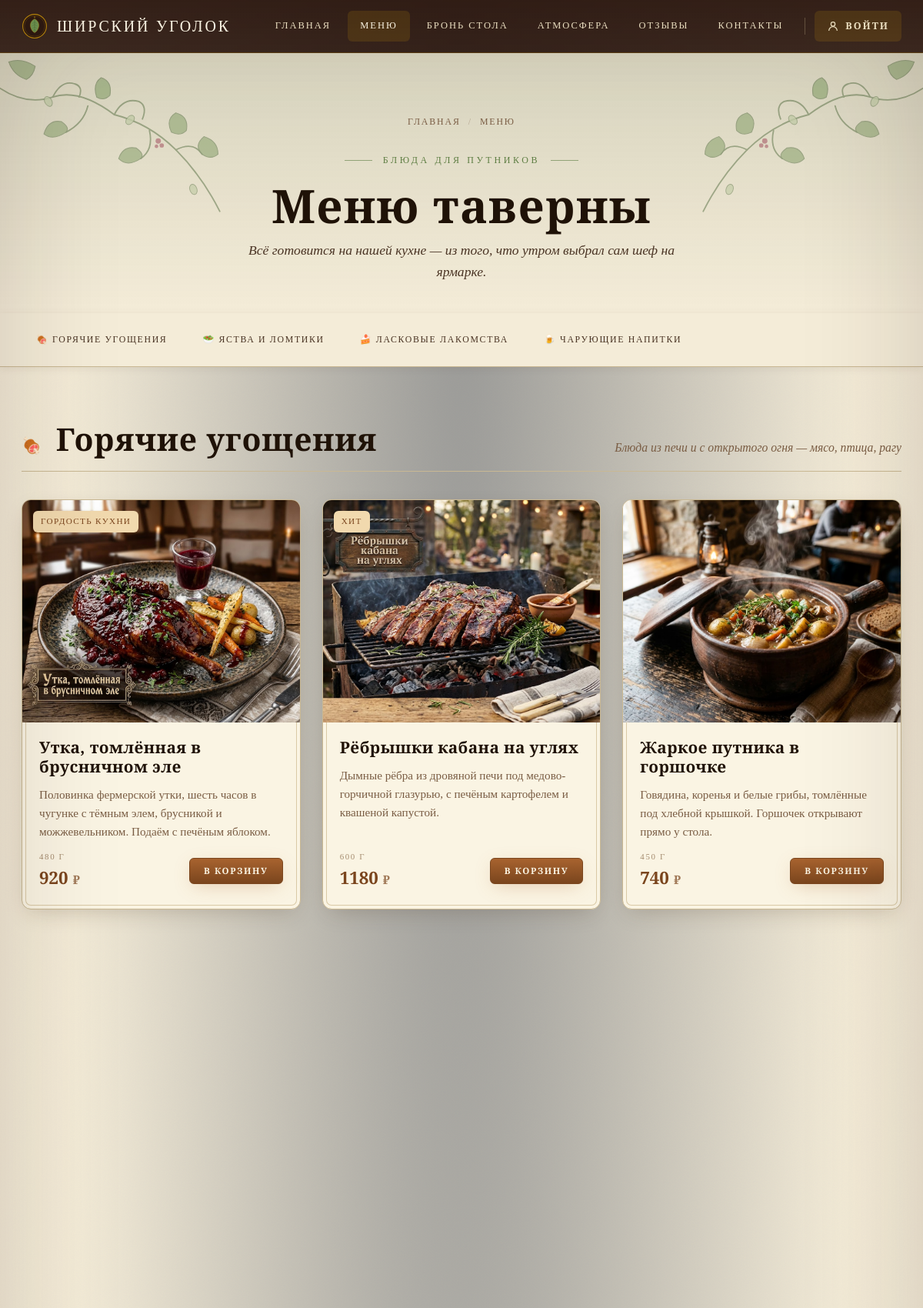
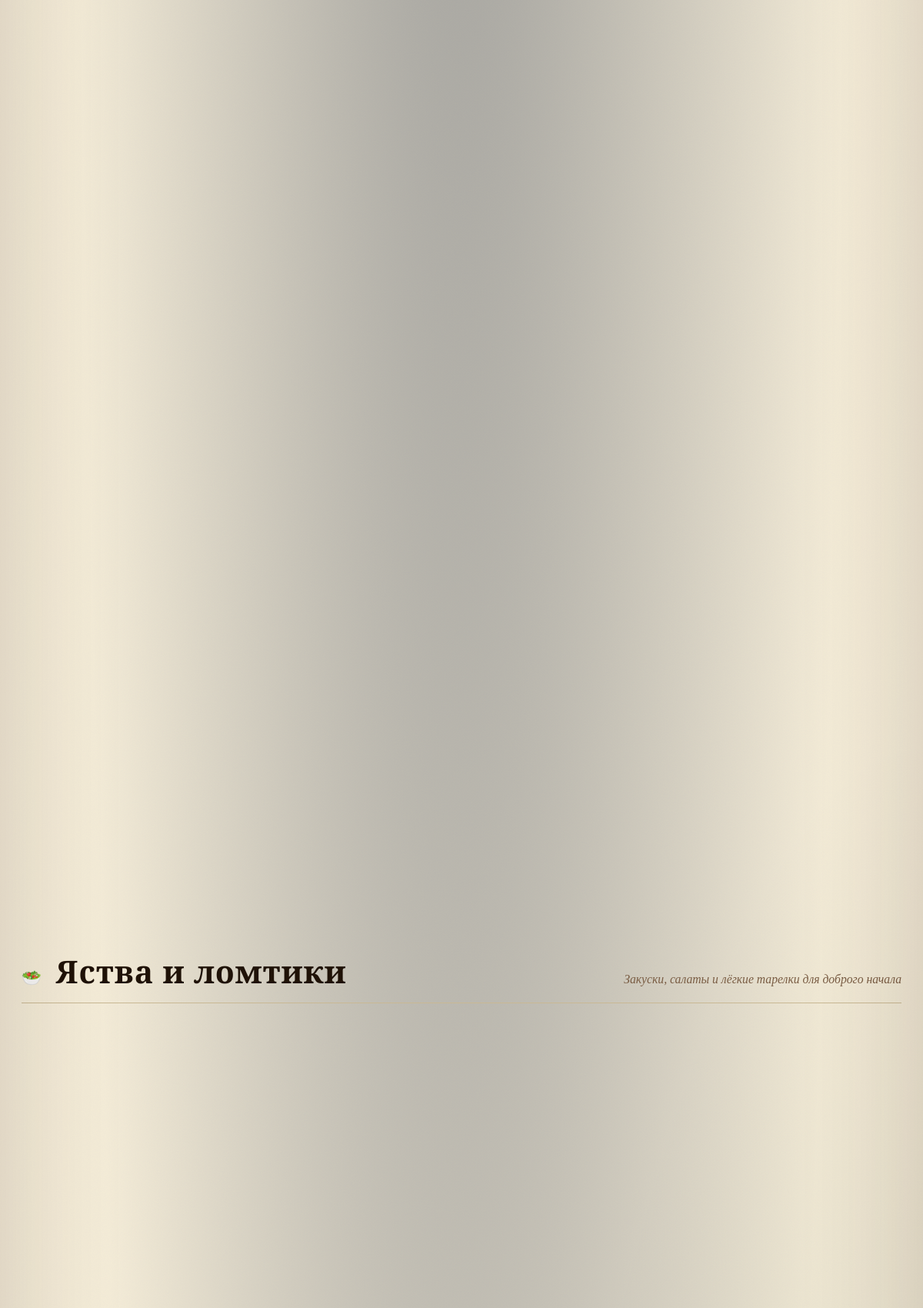
Page /menu.php (upper part) on the committed database (2 pictures, top to bottom).
### tables this page shows
CREATE TABLE `menu_items` (
  `id` int NOT NULL AUTO_INCREMENT,
  `title` varchar(200) NOT NULL,
  `description` text,
  `category` varchar(100) NOT NULL,
  `price` varchar(50) DEFAULT NULL,
  `weight` varchar(50) DEFAULT NULL,
  `badge` varchar(50) DEFAULT NULL,
  `is_special` tinyint(1) NOT NULL DEFAULT '0',
  `image_path` varchar(255) NOT NULL,
  `images_json` text,
  PRIMARY KEY (`id`)
);

### public/includes/auth_admin.php (called while the page is built, shortened)
<?php
function is_admin_logged_in(): bool {
    return isset($_SESSION['admin_user_id']) && (int)$_SESSION['admin_user_id'] > 0;
}

### public/includes/auth_user.php (called while the page is built, shortened)
<?php
require_once __DIR__ . '/auth_admin.php';
function is_user_logged_in(): bool {
    return isset($_SESSION['user_id']) && (int)$_SESSION['user_id'] > 0;
}

### public/menu.php (the view, shortened to what this page needs)
<?php
include 'db.php';
$sections = [
    'Горячие угощения'  => ['icon' => '🍖', 'desc' => 'Блюда из печи и с открытого огня — мясо, птица, рагу'],
    'Яства и ломтики'   => ['icon' => '🥗', 'desc' => 'Закуски, салаты и лёгкие тарелки для доброго начала'],
    'Ласковые лакомства'=> ['icon' => '🍰', 'desc' => 'Пироги, кисели и сладкие угощения от нашего кондитера'],
    'Чарующие напитки'  => ['icon' => '🍺', 'desc' => 'Эли, настойки, морсы и горячие напитки со своей кухни'],
];
$_menu_has_extra = false;
$_cx = $conn->query("SHOW COLUMNS FROM menu_items LIKE 'description'");
if ($_cx && $_cx->num_rows > 0) $_menu_has_extra = true;
$_menu_cols = $_menu_has_extra
    ? "id, title, description, price, weight, badge, image_path"
    : "id, title, NULL AS description, price, NULL AS weight, NULL AS badge, image_path";
$all_items = [];
foreach (array_keys($sections) as $cat) {
    $stmt = $conn->prepare("SELECT $_menu_cols FROM menu_items WHERE category = ? ORDER BY id");
    $stmt->bind_param('s', $cat);
    $stmt->execute();
    $res = $stmt->get_result();
    while ($row = $res->fetch_assoc()) $all_items[$cat][] = $row;
}
?>
<!doctype html>
<html lang="ru">
<head>
<link rel="stylesheet" href="style.css">
</head>
<body>
<?php include 'includes/navbar.php'; ?>
<section class="menu-hero">
  <div class="container">
    <div class="breadcrumbs" style="justify-content:center;padding:0 0 20px;"><a href="index.php">Главная</a><span class="sep">/</span><span>Меню</span></div>
    <div class="eyebrow">Блюда для путников</div>
    <h1 style="margin-bottom:12px;">Меню таверны</h1>
    <p style="max-width:600px;margin:0 auto;color:var(--ink-soft);font-size:1.1rem;font-style:italic;">Всё готовится на нашей кухне — из того, что утром выбрал сам шеф на ярмарке.</p>
  </div>
</section>
<nav class="menu-cats" id="menu-cats">
  <div class="menu-cats-inner">
    <?php foreach ($sections as $cat => $info): ?>
      <a href="#cat-<?= urlencode($cat) ?>"><?= $info['icon'] ?> <?= htmlspecialchars($cat) ?></a>
    <?php endforeach; ?>
  </div>
</nav>
<div class="container">
  <?php foreach ($sections as $cat => $info):
    $items = $all_items[$cat] ?? [];
  ?>
  <section class="cat-section" id="cat-<?= urlencode($cat) ?>">
    <div class="cat-header">
      <h2><span class="ico"><?= $info['icon'] ?></span><?= htmlspecialchars($cat) ?></h2>
      <p class="descr"><?= htmlspecialchars($info['desc']) ?></p>
    </div>
    <?php if (empty($items)): ?>
      <div class="empty-cat">Блюда в этой категории пока не добавлены.</div>
    <?php else: ?>
    <div class="menu-grid">
      <?php foreach ($items as $item):
        $imgSrc = (!empty($item['image_path']) && file_exists(__DIR__.'/'.$item['image_path'])) ? htmlspecialchars($item['image_path']) : '';
      ?>
      <article class="mcard reveal" data-title="<?= htmlspecialchars(strtolower($item['title'] . ' ' . ($item['description'] ?? ''))) ?>">
        <div class="ph">
          <?php if (!empty($item['badge'])): ?>
            <span class="tag tag-amber" style="position:absolute;top:14px;left:14px;z-index:2;"><?= htmlspecialchars($item['badge']) ?></span>
          <?php endif; ?>
          <?php if ($imgSrc): ?>
            <img src="<?= $imgSrc ?>" alt="<?= htmlspecialchars($item['title']) ?>">
          <?php else: ?>
            <div class="placeholder-photo" data-label="<?= htmlspecialchars($item['title']) ?>"></div>
          <?php endif; ?>
        </div>
        <div class="body">
          <h3><?= htmlspecialchars($item['title']) ?></h3>
          <?php if (!empty($item['description'])): ?>
            <p class="desc"><?= htmlspecialchars($item['description']) ?></p>
          <?php endif; ?>
          <div class="foot">
            <div>
              <?php if (!empty($item['weight'])): ?><div class="weight-lbl"><?= htmlspecialchars($item['weight']) ?></div><?php endif; ?>
              <span class="price"><?= htmlspecialchars($item['price']) ?><span class="currency"> ₽</span></span>
            </div>
            <button class="btn btn-primary btn-sm" data-add-to-cart
              data-id="<?= $item['id'] ?>"
              data-name="<?= htmlspecialchars($item['title']) ?>"
              data-price="<?= htmlspecialchars(preg_replace('/[^\d.]/', '', $item['price'])) ?>">
              <span class="label">В корзину</span>
            </button>
          </div>
        </div>
      </article>
      <?php endforeach; ?>
    </div>
    <?php endif; ?>
  </section>
  <?php endforeach; ?>
</div>
</body>
</html>

### public/includes/navbar.php (shortened to what this page needs)
<?php
if (!function_exists('is_admin_logged_in')) {
    require_once __DIR__ . '/auth_admin.php';
}
if (!function_exists('is_user_logged_in')) {
    require_once __DIR__ . '/auth_user.php';
}
$_nav_pending_badge = '';
$_nav_current = basename($_SERVER['PHP_SELF']);
if (!function_exists('_nav_active')) {
    function _nav_active($page) {
        global $_nav_current;
        return $_nav_current === $page ? ' class="active"' : '';
    }
}
?>
<header class="site-header">
  <div class="bar">
    <a href="index.php" class="brand">
      <img src="assets/brand-mark.svg" alt="" class="brand-mark">
      <span>Ширский уголок</span>
    </a>
    <nav class="nav" id="mainNav">
      <a href="index.php"<?= _nav_active('index.php') ?>>Главная</a>
      <a href="menu.php"<?= _nav_active('menu.php') ?>>Меню</a>
      <a href="booking.php"<?= _nav_active('booking.php') ?>>Бронь стола</a>
      <a href="gallery.php"<?= _nav_active('gallery.php') ?>>Атмосфера</a>
      <a href="reviews.php"<?= _nav_active('reviews.php') ?>>Отзывы</a>
      <a href="contacts.php"<?= _nav_active('contacts.php') ?>>Контакты</a>
      <?php if (is_admin_logged_in()): ?>
        <a href="admin_panel.php" class="nav-profile-btn" title="Управление">
          <svg viewBox="0 0 24 24" width="16" height="16" fill="none" stroke="currentColor" stroke-width="1.6"><path d="M12 3c-1.7 0-3 1.3-3 3s1.3 3 3 3 3-1.3 3-3-1.3-3-3-3zM12 12c-5.3 0-8 2.7-8 4v1h16v-1c0-1.3-2.7-4-8-4z" fill="currentColor" stroke="none"/></svg>
          Управление<?= $_nav_pending_badge ?>
        </a>
      <?php else: ?>
        <a href="login.php" class="nav-profile-btn">
          <svg viewBox="0 0 24 24" width="16" height="16" fill="none" stroke="currentColor" stroke-width="1.8"><circle cx="12" cy="8" r="4"/><path d="M4 21c0-4.4 3.6-8 8-8s8 3.6 8 8"/></svg>
          Войти
        </a>
      <?php endif; ?>
    </nav>
  </div>
</header>

### public/menu.php (style rules this page uses)
.menu-hero { position: relative; padding: 80px 0 40px; background: linear-gradient(180deg,rgba(60,80,50,0.16),transparent),var(--parch-100); overflow: hidden; }
.menu-hero::before,.menu-hero::after { content:""; position:absolute; width:320px; height:320px; background:url('assets/vine-corner.svg') no-repeat; background-size:contain; pointer-events:none; opacity:0.5; }
.menu-hero::before { top:0;left:0; }
.menu-hero::after { top:0;right:0;transform:scaleX(-1); }
.menu-hero .container { position:relative;z-index:2;text-align:center; }
.menu-cats { position:sticky; top:67px; z-index:50; background:var(--parch-100); border-bottom:1px solid var(--line); box-shadow:var(--shadow-soft); }
.menu-cats-inner { max-width:var(--max-w); margin:0 auto; padding:14px 28px; display:flex; gap:8px; overflow-x:auto; align-items:center; }
.menu-cats a { flex-shrink:0; padding:10px 18px; border-radius:var(--r-sm); border:1px solid transparent; font-family:var(--font-display); text-transform:uppercase; letter-spacing:0.14em; font-size:0.74rem; color:var(--ink-soft); text-decoration:none; transition:all 0.2s; }
.cat-section { padding:70px 0 30px; scroll-margin-top:140px; }
.cat-header { display:flex; align-items:flex-end; justify-content:space-between; gap:30px; margin-bottom:36px; padding-bottom:18px; border-bottom:1px solid var(--line); }
.cat-header h2 { margin:0; display:flex; align-items:baseline; gap:18px; }
.cat-header h2 .ico { font-size:1.3rem; color:var(--moss); }
.cat-header .descr { max-width:380px; color:var(--ink-mute); font-style:italic; font-size:0.98rem; text-align:right; margin:0; }
.menu-grid { display:grid; grid-template-columns:repeat(3,1fr); gap:28px; }
.mcard { background:var(--parch-50); border:1px solid var(--line); border-radius:var(--r-md); overflow:hidden; box-shadow:var(--shadow-soft); display:flex; flex-direction:column; transition:all 0.35s; position:relative; }
.mcard .ph { aspect-ratio:5/4; position:relative; overflow:hidden; }
.mcard .ph img { width:100%; height:100%; object-fit:cover; transition:transform 0.6s; }
.mcard .body { padding:20px 22px 22px; display:flex; flex-direction:column; gap:12px; flex:1; }
.mcard h3 { font-size:1.3rem; margin:0; }
.mcard .desc { color:var(--ink-mute); font-size:0.95rem; margin:0; flex:1; }
.mcard .foot { display:flex; align-items:center; justify-content:space-between; gap:14px; margin-top:auto; }
.mcard .weight-lbl { font-family:var(--font-display); font-size:0.68rem; letter-spacing:0.15em; text-transform:uppercase; color:var(--ink-faint); }

### rows in the picture
menu_items: badge "ГОРДОСТЬ КУХНИ", image_path (picture), title "Утка, томлённая в брусничном эле", description "Половинка фермерской утки, шесть часов в чугунке с тёмным элем, брусникой и можжевельником. Подаём с печёным яблоком.", weight "480 Г", price "920"
menu_items: badge "ХИТ", image_path (picture), title "Рёбрышки кабана на углях", description "Дымные рёбра из дровяной печи под медово-горчичной глазурью, с печёным картофелем и квашеной капустой.", weight "600 Г", price "1180"
menu_items: image_path (picture), title "Жаркое путника в горшочке", description "Говядина, коренья и белые грибы, томлённые под хлебной крышкой. Горшочек открывают прямо у стола.", weight "450 Г", price "740"

### other values in the picture
$info['icon'] "🍖"
$cat "ГОРЯЧИЕ УГОЩЕНИЯ"
$info['icon'] "🥗"
$cat "ЯСТВА И ЛОМТИКИ"
$info['icon'] "🍰"
$cat "ЛАСКОВЫЕ ЛАКОМСТВА"
$info['icon'] "🍺"
$cat "ЧАРУЮЩИЕ НАПИТКИ"
$cat "Горячие угощения"
$info['desc'] "Блюда из печи и с открытого огня — мясо, птица, рагу"
$cat "Яства и ломтики"
$info['desc'] "Закуски, салаты и лёгкие тарелки для доброго начала"
